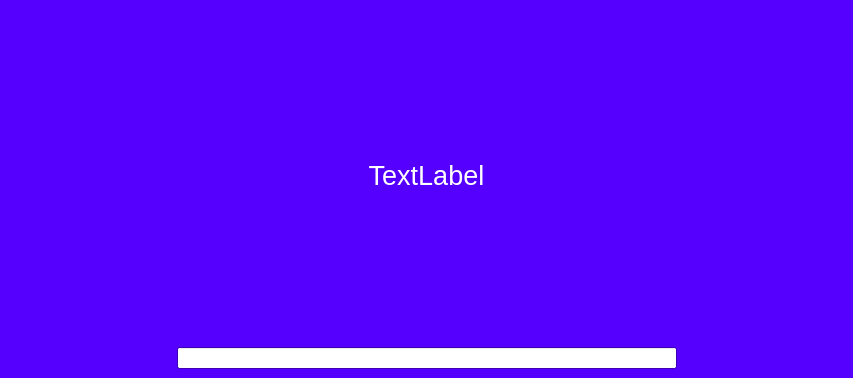
<?xml version="1.0" encoding="UTF-8"?>
<ui version="4.0">
 <class>MainWindow</class>
 <widget class="QMainWindow" name="MainWindow">
  <property name="enabled">
   <bool>true</bool>
  </property>
  <property name="geometry">
   <rect>
    <x>0</x>
    <y>0</y>
    <width>853</width>
    <height>378</height>
   </rect>
  </property>
  <property name="palette">
   <palette>
    <active>
     <colorrole role="Base">
      <brush brushstyle="SolidPattern">
       <color alpha="255">
        <red>255</red>
        <green>255</green>
        <blue>255</blue>
       </color>
      </brush>
     </colorrole>
     <colorrole role="Window">
      <brush brushstyle="SolidPattern">
       <color alpha="255">
        <red>85</red>
        <green>0</green>
        <blue>255</blue>
       </color>
      </brush>
     </colorrole>
    </active>
    <inactive>
     <colorrole role="Base">
      <brush brushstyle="SolidPattern">
       <color alpha="255">
        <red>255</red>
        <green>255</green>
        <blue>255</blue>
       </color>
      </brush>
     </colorrole>
     <colorrole role="Window">
      <brush brushstyle="SolidPattern">
       <color alpha="255">
        <red>85</red>
        <green>0</green>
        <blue>255</blue>
       </color>
      </brush>
     </colorrole>
    </inactive>
    <disabled>
     <colorrole role="Base">
      <brush brushstyle="SolidPattern">
       <color alpha="255">
        <red>85</red>
        <green>0</green>
        <blue>255</blue>
       </color>
      </brush>
     </colorrole>
     <colorrole role="Window">
      <brush brushstyle="SolidPattern">
       <color alpha="255">
        <red>85</red>
        <green>0</green>
        <blue>255</blue>
       </color>
      </brush>
     </colorrole>
    </disabled>
   </palette>
  </property>
  <property name="windowTitle">
   <string>MainWindow</string>
  </property>
  <property name="documentMode">
   <bool>false</bool>
  </property>
  <property name="unifiedTitleAndToolBarOnMac">
   <bool>false</bool>
  </property>
  <widget class="QWidget" name="centralWidget">
   <layout class="QHBoxLayout" name="horizontalLayout_3">
    <item>
     <layout class="QVBoxLayout" name="verticalLayout">
      <item>
       <layout class="QHBoxLayout" name="horizontalLayout">
        <item>
         <widget class="QLabel" name="label">
          <property name="text">
           <string/>
          </property>
          <property name="pixmap">
           <pixmap>logo.png</pixmap>
          </property>
         </widget>
        </item>
        <item>
         <widget class="QLabel" name="Message_Text">
          <property name="font">
           <font>
            <pointsize>20</pointsize>
           </font>
          </property>
          <property name="styleSheet">
           <string notr="true">color: rgb(255, 255, 255);</string>
          </property>
          <property name="text">
           <string>TextLabel</string>
          </property>
          <property name="alignment">
           <set>Qt::AlignCenter</set>
          </property>
          <property name="wordWrap">
           <bool>true</bool>
          </property>
         </widget>
        </item>
        <item>
         <widget class="QLabel" name="Image_View">
          <property name="text">
           <string/>
          </property>
          <property name="pixmap">
           <pixmap>forestCube2.png</pixmap>
          </property>
          <property name="alignment">
           <set>Qt::AlignRight|Qt::AlignTrailing|Qt::AlignVCenter</set>
          </property>
         </widget>
        </item>
       </layout>
      </item>
      <item>
       <layout class="QHBoxLayout" name="horizontalLayout_2">
        <item>
         <spacer name="horizontalSpacer">
          <property name="orientation">
           <enum>Qt::Horizontal</enum>
          </property>
          <property name="sizeHint" stdset="0">
           <size>
            <width>40</width>
            <height>20</height>
           </size>
          </property>
         </spacer>
        </item>
        <item>
         <widget class="QLineEdit" name="Url_Edit">
          <property name="sizePolicy">
           <sizepolicy hsizetype="Expanding" vsizetype="Fixed">
            <horstretch>0</horstretch>
            <verstretch>0</verstretch>
           </sizepolicy>
          </property>
          <property name="minimumSize">
           <size>
            <width>500</width>
            <height>0</height>
           </size>
          </property>
          <property name="baseSize">
           <size>
            <width>0</width>
            <height>0</height>
           </size>
          </property>
         </widget>
        </item>
        <item>
         <spacer name="horizontalSpacer_2">
          <property name="orientation">
           <enum>Qt::Horizontal</enum>
          </property>
          <property name="sizeHint" stdset="0">
           <size>
            <width>40</width>
            <height>20</height>
           </size>
          </property>
         </spacer>
        </item>
       </layout>
      </item>
     </layout>
    </item>
   </layout>
  </widget>
 </widget>
 <resources/>
 <connections/>
</ui>
